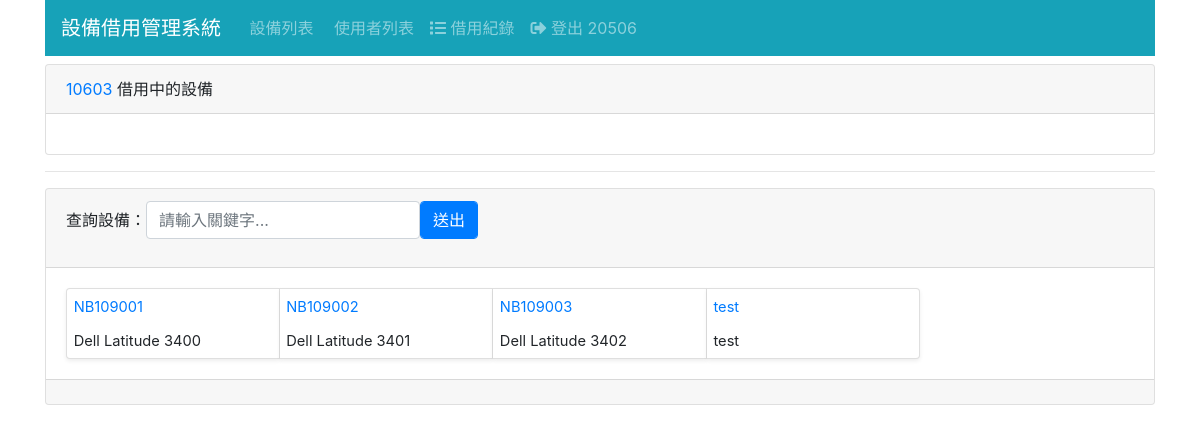
/log/checkout/4/ (signed in), run on the app's committed database.
### borrower/models.py (models this page shows, shortened)
class Borrower(Model):
    realname = CharField('姓名', max_length=32)
    identify = CharField('身分', max_length=255)
    email = EmailField('電子信箱')
    work = CharField('職稱', max_length=255)
    subject = CharField('任教科目', max_length=255)
    tel=CharField('連絡電話',max_length=10)
    state= CharField('狀態', max_length=3)

### equip/models.py (models this page shows, shortened)
class Equip(Model):
    SerialNumber = CharField('設備編號', max_length=255)
    pattern = CharField('型號', max_length=255)
    PropertyNumber = CharField('財產編號', max_length=255)
    comment = CharField('備註',max_length=255)

### log/views.py (the view)
# urls.py: path('checkout/<int:rid>/', CheckoutEquip.as_view(), name='checkout_equip'),
class CheckoutEquip(LoginRequiredMixin, ListView):
    model = Equip
    paginate_by = 5
    template_name = 'log/checkout_equip_list.html'
    def get_queryset(self):
        query = self.request.GET.get('query')
        if query:
            equips = Equip.objects.filter(title__icontains=query)
        else:
            equips = Equip.objects
        return equips.exclude(
            log__checkout__isnull=False,
            log__returned__isnull=True
        ).order_by('SerialNumber')
    def get_context_data(self, **kwargs):
        ctx = super().get_context_data(**kwargs)
        curr_borrower = Borrower.objects.get(id=self.kwargs['rid'])
        ctx['query'] = self.request.GET.get('query') or ""
        ctx['borrower'] = curr_borrower
        ctx['borrowing'] = curr_borrower.log_set.filter(
            returned__isnull=True
        ).select_related('equip')
        return ctx

### templates/log/checkout_equip_list.html (shortened to what this page needs)
{% extends "base.html" %}
{% block content %}
<div class="card">
  <div class="card-header">
    <a href="{% url 'borrower_view' borrower.id %}">{{ borrower.realname }}</a>
    借用中的設備
  </div>
  <div class="card-body">
  </div>
</div>
<hr>
<div class="card">
  <div class="card-header">
    <form action=""  method="get">
      <div class="form-inline form-group">
        <label>查詢設備：</label>
        <input type="text" name="query" class="form-control" placeholder="請輸入關鍵字..." value="{{ query }}"/>
        <input type="submit" class="form-control btn btn-primary" value="送出"/>
      </div>
    </form>
</div>
<div id="equip-list" class="card-body card-group">
  {% for equip in equip_list %}
  <div class="card shadow-sm">
    <div class="card-body">
      <div class="card-title">
        <a href="{% url 'checkout_log' borrower.id equip.id %}">{{ equip.SerialNumber }}</a>
      </div>
      <div class="card-text">{{ equip.pattern }}</div>
    </div>
  </div>
  {% endfor %}
</div>
<div class="card-footer">
</div>
</div>
{% endblock %}

### templates/navbar.html (shortened to what this page needs)
<nav class="navbar navbar-expand-md navbar-dark bg-info mb-2">
    <div class="navbar-brand">設備借用管理系統</div>
    <div class="collapse navbar-collapse" id="navbarNav">
      <ul class="navbar-nav">
        {% if user.is_authenticated %}
        <a href="{% url 'equip_list' %}" class="nav-link">
             設備列表
          </a>
        <li class="nav-item">
        <li class="nav-item">
            <a href="{% url 'borrower_list' %}" class="nav-link">
                 使用者列表
              </a>
            </li>
            <li class="nav-item">
              <a href="{% url 'log_list' %}" class="nav-link">
                <i class="fas fa-list"></i> 借用紀錄
              </a>
            </li>
          <a href="{% url 'logout' %}" class="nav-link">
            <i class="fas fa-sign-out-alt"></i> 登出 {{ user.username }}
          </a>
        </li>
        {% else %}
        <li class="nav-item">
          <a href="{% url 'login' %}" class="nav-link">
            <i class="fas fa-sign-in-alt"></i>登入
          </a>
        </li>
        {% endif %}
      </ul>
    </div>
  </nav>

### static/css/custom.css (style rules this page uses)
#equip-list .card-body { padding: 5pt; font-size: 11pt; justify-content: space-between; display: flex; flex-direction: column; }
#equip-list .card { flex: 0 0 20%; }

### data on the page
Borrower: realname "10603"
Equip: SerialNumber "NB109001", pattern "Dell Latitude 3400"
Equip: SerialNumber "NB109002", pattern "Dell Latitude 3401"
Equip: SerialNumber "NB109003", pattern "Dell Latitude 3402"
Equip: SerialNumber "test", pattern "test"

### other printed values
{{ user.username }} "20506"
